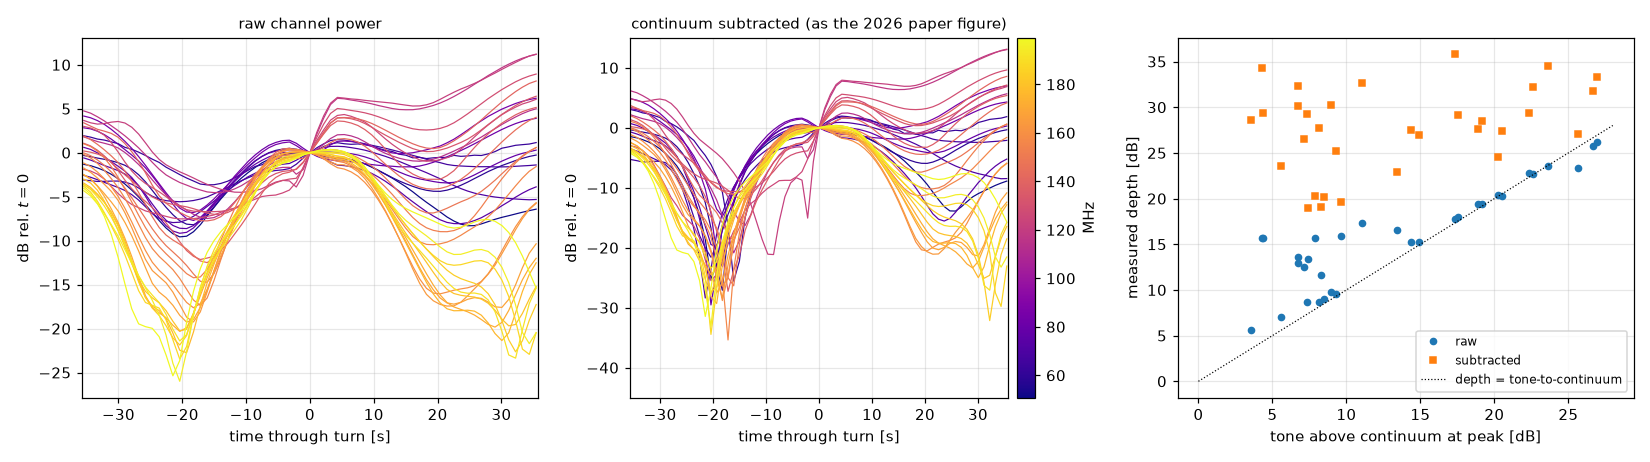

Recreate this plot in Python.
"""Are the shallow low-frequency shapes real, or just the additive continuum capping them?

Raw channel power is tone + sky + receiver noise.  When the tone is nulled the channel
only falls to the continuum, so the deepest drop a channel can show is capped by its
tone-to-continuum ratio at the peak.  Subtract the continuum (in linear power, as the
paper's 2026 figure does) and the cap goes away.
"""
import numpy as np, matplotlib; matplotlib.use("Agg")
import matplotlib.pyplot as plt
from matplotlib.cm import ScalarMappable
from matplotlib.colors import Normalize
from common import load, db, flanking, OUT, ROT

D = load()
fr, ch, t = D["fr"], D["ch"], D["tsec"]
nchan = fr.size
tones = np.load(OUT / "tones.npy")
A, B, E = np.load(OUT / "turn.npy")
HALF = 0.25 * (B - A) + 0.25 * (E - B)
sel = D["sky"] & (np.abs(t - B) <= HALF)
tau = (t - B)[sel]
d = D["d"][ROT]

raw, sub, snr, noise = {}, {}, {}, {}
for c in tones:
    nb = flanking(c, nchan)
    tot = d[sel, c]
    cont = np.nanmedian(d[sel][:, nb], 1)
    ref = np.abs(tau) < 2.0
    raw[c] = db(tot) - db(np.nanmedian(tot[ref]))
    ex = tot - cont                                  # linear-power continuum subtraction
    sub[c] = db(np.where(ex > 0, ex, np.nan)) - db(np.nanmedian(ex[ref]))
    snr[c] = db(np.nanmedian(tot[ref])) - db(np.nanmedian(cont[ref]))
    # noise on the continuum estimate sets how deep a subtracted tone can be believed
    noise[c] = db(np.nanmedian(ex[ref])) - db(np.nanstd(cont))

dep = lambda p: np.nanmax(p) - np.nanmin(p)
print(f"{'MHz':>7} {'tone-cont':>10} {'raw depth':>10} {'sub depth':>10} {'headroom':>9}")
for c in tones:
    print(f"{fr[c]:7.1f} {snr[c]:10.1f} {dep(raw[c]):10.1f} {dep(sub[c]):10.1f} {noise[c]:9.1f}")

rawd = np.array([dep(raw[c]) for c in tones])
subd = np.array([dep(sub[c]) for c in tones])
s = np.array([snr[c] for c in tones])
print(f"\nraw depth vs tone-to-continuum: median |difference| {np.median(np.abs(rawd - s)):.1f} dB, "
      f"correlation {np.corrcoef(rawd, s)[0,1]:.3f}")
lo, hi = fr[tones] < 160, fr[tones] >= 160
print(f"below 160 MHz: raw {np.median(rawd[lo]):5.1f} dB -> subtracted {np.median(subd[lo]):5.1f} dB "
      f"(tone sits {np.median(s[lo]):.1f} dB over continuum)")
print(f"above 160 MHz: raw {np.median(rawd[hi]):5.1f} dB -> subtracted {np.median(subd[hi]):5.1f} dB "
      f"(tone sits {np.median(s[hi]):.1f} dB over continuum)")

norm = Normalize(fr[tones].min(), fr[tones].max())
smap = ScalarMappable(norm, plt.cm.plasma)
fig, axs = plt.subplots(1, 3, figsize=(15, 4.2))
for c in tones:
    axs[0].plot(tau, raw[c], color=smap.to_rgba(fr[c]), lw=0.8)
    axs[1].plot(tau, sub[c], color=smap.to_rgba(fr[c]), lw=0.8)
axs[0].set_title("raw channel power", fontsize=10)
axs[1].set_title("continuum subtracted (as the 2026 paper figure)", fontsize=10)
for ax in axs[:2]:
    ax.set_xlim(-HALF, HALF); ax.grid(alpha=0.3)
    ax.set_xlabel("time through turn [s]"); ax.set_ylabel("dB rel. $t=0$")
axs[1].set_ylim(-45, 15)
axs[2].plot(s, rawd, "o", ms=4, label="raw")
axs[2].plot(s, subd, "s", ms=4, label="subtracted")
axs[2].plot([0, 28], [0, 28], "k:", lw=0.8, label="depth = tone-to-continuum")
axs[2].set_xlabel("tone above continuum at peak [dB]"); axs[2].set_ylabel("measured depth [dB]")
axs[2].legend(fontsize=8); axs[2].grid(alpha=0.3)
fig.colorbar(smap, ax=axs[1], label="MHz", pad=0.02)
fig.tight_layout(); fig.savefig(OUT / "11_continuum.png", dpi=110)
